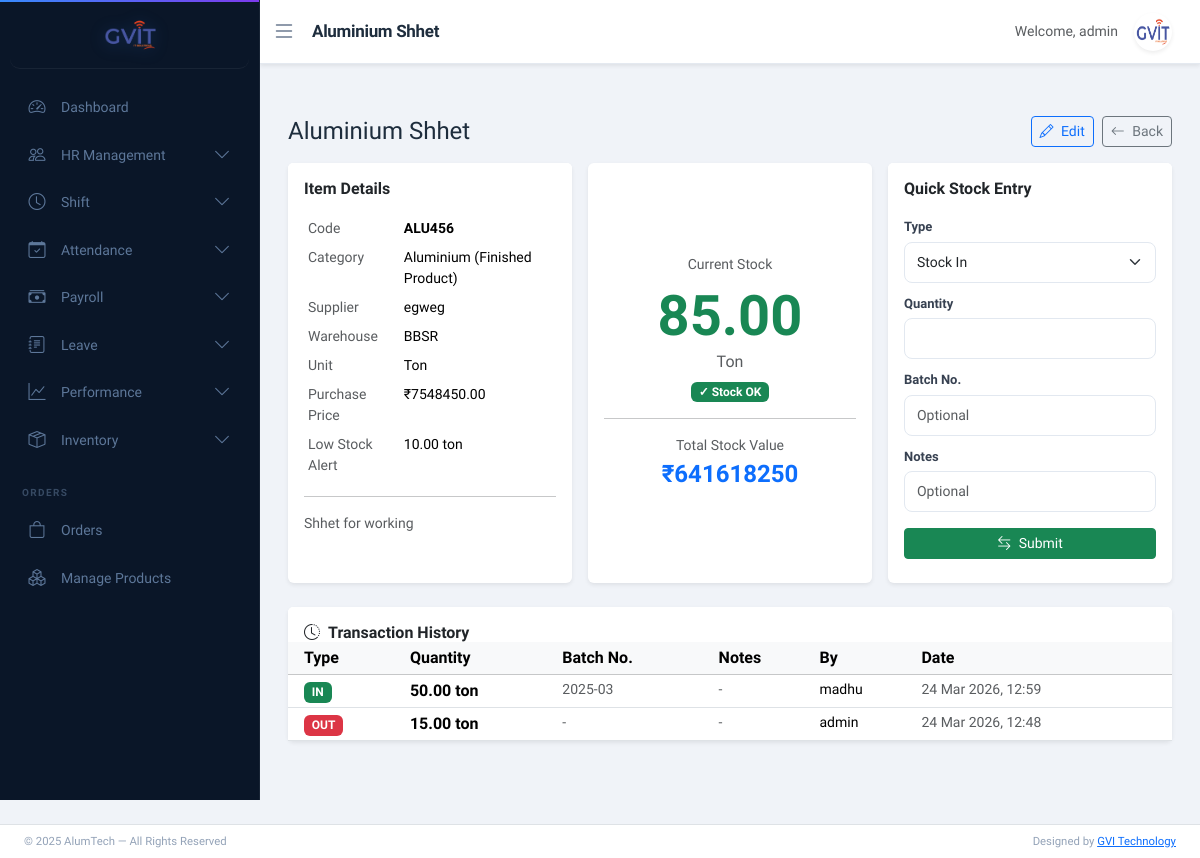
The page /inventory/items/1/ (signed in) on the database as committed earlier.
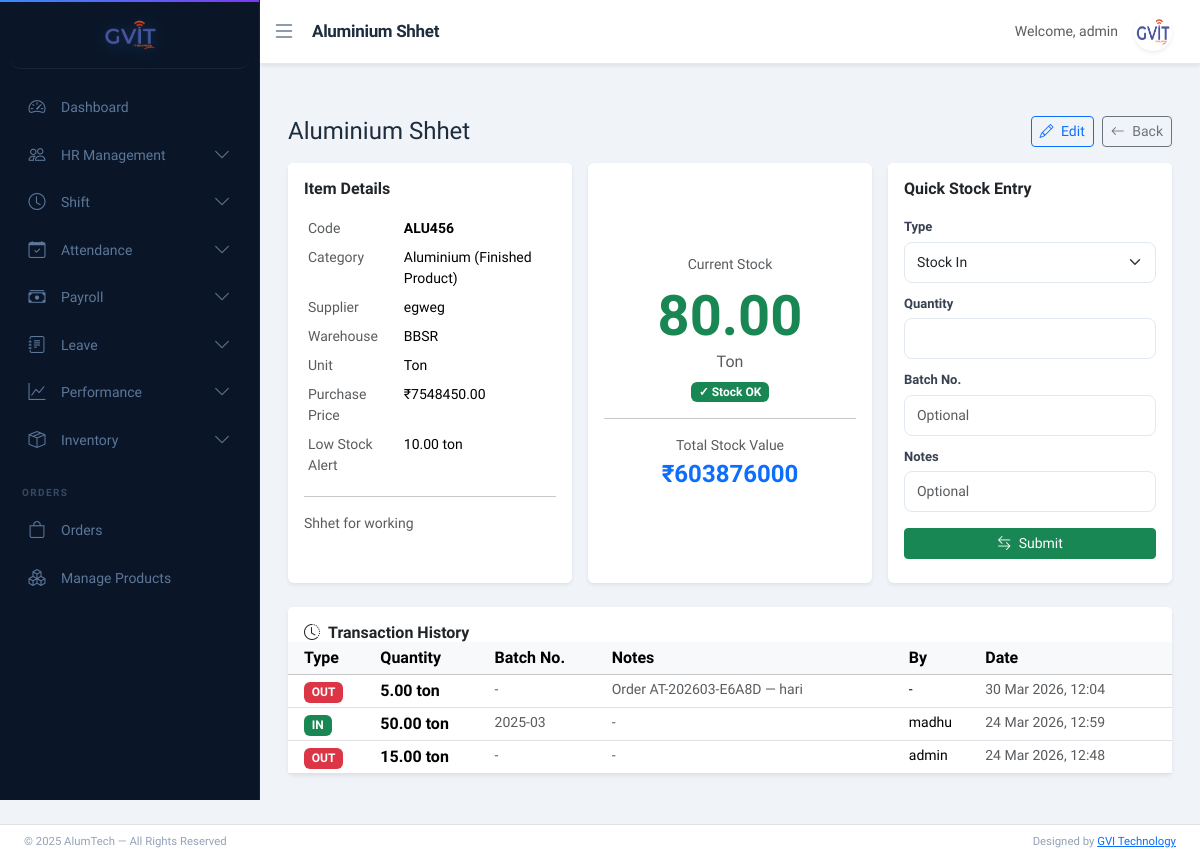
The same page on the database as committed later.
### inventory/models.py (models this page shows, shortened)
class Item(models.Model):
    UNIT_CHOICES = [
        ('kg', 'Kilogram (kg)'),
        ('ton', 'Ton'),
        ('pcs', 'Pieces (pcs)'),
        ('mtr', 'Meters (mtr)'),
        ('ltr', 'Litre (ltr)'),
        ('box', 'Box'),
    ]
    name = models.CharField(max_length=200)
    item_code = models.CharField(max_length=50, unique=True)
    category = models.ForeignKey(Category, on_delete=models.SET_NULL, null=True)
    supplier = models.ForeignKey(Supplier, on_delete=models.SET_NULL, null=True, blank=True)
    warehouse = models.ForeignKey(Warehouse, on_delete=models.SET_NULL, null=True, blank=True)
    unit = models.CharField(max_length=10, choices=UNIT_CHOICES, default='pcs')
    purchase_price = models.DecimalField(max_digits=12, decimal_places=2, default=0)
    current_stock = models.DecimalField(max_digits=12, decimal_places=2, default=0)
    low_stock_threshold = models.DecimalField(max_digits=12, decimal_places=2, default=10)
    description = models.TextField(blank=True)
    is_active = models.BooleanField(default=True)
    created_at = models.DateTimeField(auto_now_add=True)
    @property
    def is_low_stock(self):
        return self.current_stock <= self.low_stock_threshold
    @property
    def stock_value(self):
        return self.current_stock * self.purchase_price

class StockTransaction(models.Model):
    TRANSACTION_TYPES = [
        ('IN', 'Stock In'),
        ('OUT', 'Stock Out'),
        ('ADJUST', 'Adjustment'),
    ]
    item = models.ForeignKey(Item, on_delete=models.CASCADE, related_name='transactions')
    transaction_type = models.CharField(max_length=10, choices=TRANSACTION_TYPES)
    quantity = models.DecimalField(max_digits=12, decimal_places=2)
    batch_number = models.CharField(max_length=100, blank=True)
    reference_number = models.CharField(max_length=100, blank=True)
    purchase_price = models.DecimalField(max_digits=12, decimal_places=2, default=0)
    notes = models.TextField(blank=True)
    transaction_date = models.DateTimeField(default=timezone.now)
    created_by = models.ForeignKey(User, on_delete=models.SET_NULL, null=True)
    created_at = models.DateTimeField(auto_now_add=True)

class Category(models.Model):
    CATEGORY_TYPES = [
        ('RAW', 'Raw Material'),
        ('FINISHED', 'Finished Product'),
        ('MACHINERY', 'Machinery & Spare Parts'),
    ]
    name = models.CharField(max_length=100)
    category_type = models.CharField(max_length=20, choices=CATEGORY_TYPES)
    description = models.TextField(blank=True)
    class Meta:
        verbose_name_plural = "Categories"
    def __str__(self):
        return f"{self.name} ({self.get_category_type_display()})"

class Supplier(models.Model):
    name = models.CharField(max_length=200)
    contact_person = models.CharField(max_length=100, blank=True)
    phone = models.CharField(max_length=20, blank=True)
    email = models.EmailField(blank=True)
    address = models.TextField(blank=True)
    def __str__(self):
        return self.name

class Warehouse(models.Model):
    name = models.CharField(max_length=100)
    location = models.CharField(max_length=200)
    description = models.TextField(blank=True)
    def __str__(self):
        return self.name

### inventory/views.py (the view)
# urls.py: path('items/<int:pk>/', views.item_detail, name='inventory_item_detail'),
@login_required
@user_passes_test(inventory_access)
def item_detail(request, pk):
    base_template = 'base_dashboard.html' if request.user.is_superuser else 'base_store.html'
    item = get_object_or_404(Item, pk=pk)
    transactions = item.transactions.select_related('created_by').order_by('-created_at')[:20]
    context = {
        'base_template': base_template,
        'item': item,
        'transactions': transactions,
    }
    return render(request, 'inventory/item_detail.html', context)

### inventory/views.py (called while the page is built)
def inventory_access(user):
    return user.is_superuser or is_admin_or_store_manager(user)

### inventory/templates/inventory/item_detail.html (shortened to what the changed rows need)
{% extends base_template %}
{% block page_title %}{{ item.name }}{% endblock %}
{% block content %}
<div class="d-flex justify-content-between align-items-center mb-3">
    <h4 class="mb-0">{{ item.name }}</h4>
    <div class="d-flex gap-2">
        <a href="{% url 'inventory_item_edit' item.pk %}" class="btn btn-outline-primary btn-sm">
        </a>
        <a href="{% url 'inventory_item_list' %}" class="btn btn-outline-secondary btn-sm">
        </a>
    </div>
</div>
<div class="row g-3 mb-4">
    <div class="col-md-4">
        <div class="card border-0 shadow-sm h-100">
            <div class="card-body">
                <table class="table table-sm table-borderless mb-0">
                    <tr>
                        <td class="text-muted small">Code</td>
                        <td class="fw-semibold small">{{ item.item_code }}</td>
                    </tr>
                    <tr>
                        <td class="text-muted small">Category</td>
                        <td class="small">{{ item.category }}</td>
                    </tr>
                    <tr>
                        <td class="text-muted small">Supplier</td>
                        <td class="small">{{ item.supplier|default:"-" }}</td>
                    </tr>
                    <tr>
                        <td class="text-muted small">Warehouse</td>
                        <td class="small">{{ item.warehouse|default:"-" }}</td>
                    </tr>
                    <tr>
                        <td class="text-muted small">Unit</td>
                        <td class="small">{{ item.get_unit_display }}</td>
                    </tr>
                    <tr>
                        <td class="text-muted small">Purchase Price</td>
                        <td class="small">₹{{ item.purchase_price }}</td>
                    </tr>
                    <tr>
                        <td class="text-muted small">Low Stock Alert</td>
                        <td class="small">{{ item.low_stock_threshold }} {{ item.unit }}</td>
                    </tr>
                </table>
                {% if item.description %}
                <hr>
                <p class="small text-muted mb-0">{{ item.description }}</p>
                {% endif %}
            </div>
        </div>
    </div>
    <div class="col-md-4">
        <div class="card border-0 shadow-sm h-100">
            <div class="card-body text-center d-flex flex-column justify-content-center">
                <div class="mb-2 text-muted small">Current Stock</div>
                <div class="display-4 fw-bold {% if item.is_low_stock %}text-danger{% else %}text-success{% endif %}">
                    {{ item.current_stock }}
                </div>
                <div class="text-muted">{{ item.get_unit_display }}</div>
                {% if item.is_low_stock %}
                <div class="badge bg-danger mt-2 d-inline-block mx-auto">⚠ Low Stock</div>
                {% else %}
                <div class="badge bg-success mt-2 d-inline-block mx-auto">✓ Stock OK</div>
                {% endif %}
                <hr>
                <div class="text-muted small">Total Stock Value</div>
                <div class="fs-4 fw-bold text-primary">₹{{ item.stock_value|floatformat:0 }}</div>
            </div>
        </div>
    </div>
</div>
<div class="card border-0 shadow-sm">
    <div class="table-responsive">
        <table class="table table-hover table-sm mb-0">
            <thead class="table-light">
                <tr>
                    <th class="ps-3">Type</th>
                    <th>Quantity</th>
                    <th>Batch No.</th>
                    <th>Notes</th>
                    <th>By</th>
                    <th>Date</th>
                </tr>
            </thead>
            <tbody>
                {% for txn in transactions %}
                <tr>
                    <td class="ps-3">
                        {% if txn.transaction_type == 'IN' %}
                        <span class="badge bg-success">IN</span>
                        {% elif txn.transaction_type == 'OUT' %}
                        <span class="badge bg-danger">OUT</span>
                        {% else %}
                        <span class="badge bg-warning text-dark">ADJUST</span>
                        {% endif %}
                    </td>
                    <td class="fw-semibold">{{ txn.quantity }} {{ item.unit }}</td>
                    <td class="small text-muted">{{ txn.batch_number|default:"-" }}</td>
                    <td class="small text-muted">{{ txn.notes|default:"-" }}</td>
                    <td class="small">{{ txn.created_by.username|default:"-" }}</td>
                    <td class="small text-muted">{{ txn.created_at|date:"d M Y, H:i" }}</td>
                </tr>
                {% empty %}
                <tr>
                    <td colspan="6" class="text-center text-muted py-3">No transactions yet</td>
                </tr>
                {% endfor %}
            </tbody>
        </table>
    </div>
</div>
{% endblock %}

Rows that differ between the two databases and show on the page:
changed Item "Aluminium Shhet": current_stock "85.00" → "80.00"; stock_value "641618250" → "603876000"
added StockTransaction: transaction_type "OUT", quantity "5.00", {{ item.unit }} "ton", batch_number "-", notes "Order AT-202603-E6A8D — hari", created_by.username "-", created_at "30 Mar 2026, 12:04"
